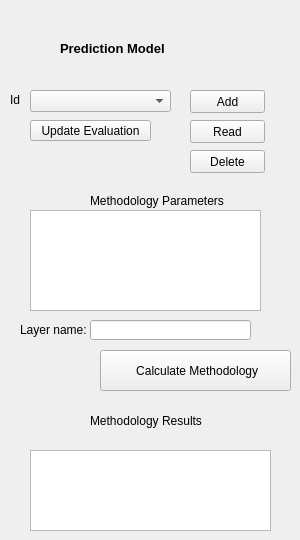
        <widget class="QWidget" name="tab_4">
         <attribute name="title">
          <string>Prediction Model.</string>
         </attribute>
         <widget class="QPushButton" name="resilienceButton">
          <property name="geometry">
           <rect>
            <x>100</x>
            <y>350</y>
            <width>191</width>
            <height>41</height>
           </rect>
          </property>
          <property name="text">
           <string> Calculate Methodology</string>
          </property>
         </widget>
         <widget class="QLabel" name="label_9">
          <property name="geometry">
           <rect>
            <x>10</x>
            <y>90</y>
            <width>21</width>
            <height>20</height>
           </rect>
          </property>
          <property name="text">
           <string>Id</string>
          </property>
         </widget>
         <widget class="QPushButton" name="deleteButton">
          <property name="geometry">
           <rect>
            <x>190</x>
            <y>150</y>
            <width>75</width>
            <height>23</height>
           </rect>
          </property>
          <property name="text">
           <string>Delete</string>
          </property>
         </widget>
         <widget class="QPushButton" name="readButton">
          <property name="geometry">
           <rect>
            <x>190</x>
            <y>120</y>
            <width>75</width>
            <height>23</height>
           </rect>
          </property>
          <property name="text">
           <string>Read</string>
          </property>
         </widget>
         <widget class="QPushButton" name="pushButton">
          <property name="geometry">
           <rect>
            <x>190</x>
            <y>90</y>
            <width>75</width>
            <height>23</height>
           </rect>
          </property>
          <property name="text">
           <string>Add</string>
          </property>
         </widget>
         <widget class="QTableWidget" name="tableViewMethodology">
          <property name="geometry">
           <rect>
            <x>30</x>
            <y>450</y>
            <width>241</width>
            <height>81</height>
           </rect>
          </property>
         </widget>
         <widget class="QComboBox" name="idComboBox">
          <property name="geometry">
           <rect>
            <x>30</x>
            <y>90</y>
            <width>141</width>
            <height>22</height>
           </rect>
          </property>
         </widget>
         <widget class="QPushButton" name="updateValutazione">
          <property name="geometry">
           <rect>
            <x>30</x>
            <y>120</y>
            <width>121</width>
            <height>21</height>
           </rect>
          </property>
          <property name="text">
           <string>Update Evaluation</string>
          </property>
         </widget>
         <widget class="QLabel" name="label_7">
          <property name="geometry">
           <rect>
            <x>90</x>
            <y>410</y>
            <width>121</width>
            <height>21</height>
           </rect>
          </property>
          <property name="text">
           <string>Methodology Results</string>
          </property>
         </widget>
         <widget class="QTableWidget" name="tableWidgetParameters">
          <property name="geometry">
           <rect>
            <x>30</x>
            <y>210</y>
            <width>231</width>
            <height>101</height>
           </rect>
          </property>
         </widget>
         <widget class="QLabel" name="label_8">
          <property name="geometry">
           <rect>
            <x>90</x>
            <y>190</y>
            <width>181</width>
            <height>21</height>
           </rect>
          </property>
          <property name="text">
           <string>Methodology Parameters</string>
          </property>
         </widget>
         <widget class="QLabel" name="label">
          <property name="geometry">
           <rect>
            <x>20</x>
            <y>320</y>
            <width>71</width>
            <height>20</height>
           </rect>
          </property>
          <property name="text">
           <string>Layer name:</string>
          </property>
         </widget>
         <widget class="QLineEdit" name="lineEdit">
          <property name="geometry">
           <rect>
            <x>90</x>
            <y>320</y>
            <width>161</width>
            <height>20</height>
           </rect>
          </property>
         </widget>
         <widget class="QLabel" name="label_17">
          <property name="geometry">
           <rect>
            <x>60</x>
            <y>40</y>
            <width>171</width>
            <height>16</height>
           </rect>
          </property>
          <property name="font">
           <font>
            <pointsize>10</pointsize>
            <weight>75</weight>
            <bold>true</bold>
           </font>
          </property>
          <property name="text">
           <string>Prediction Model</string>
          </property>
         </widget>
        </widget>
